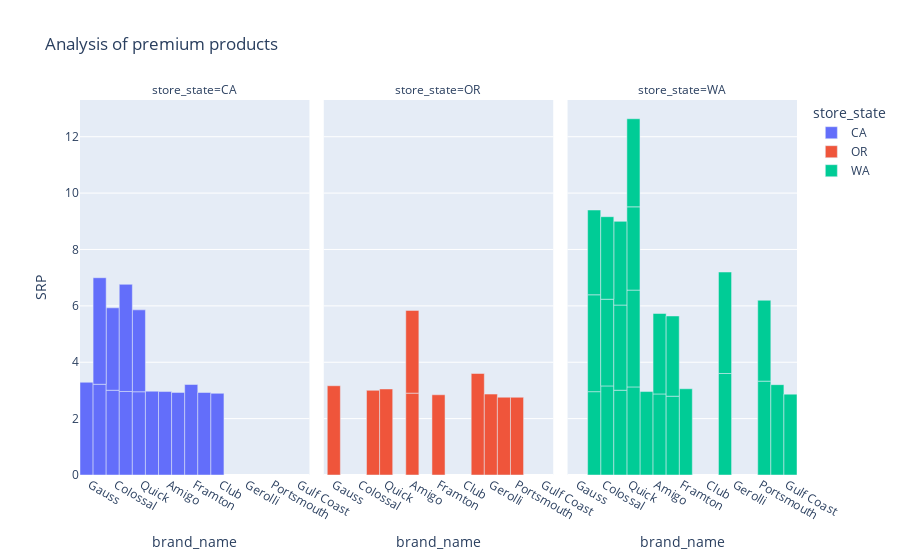

The notebook cell saved with this chart:
### Code cell
#Visualizing various premium brands at different stores in the united states.
fig = px.bar(top_store_srp, x="brand_name", color="store_state",
             y='SRP',
             title="Analysis of premium products",
             barmode='group',
             height=700,
             facet_col="store_state"
            )
fig.update_traces(width=1)
fig.show()

### Figure 1 — Plotly figure (JSON) as saved in the notebook; plotly's stock layout.template omitted (floating-point values rounded to 4 significant figures)
{"data": [{"alignmentgroup": "True", "hovertemplate": "store_state=CA<br>brand_name=%{x}<br>SRP=%{y}<extra></extra>", "legendgroup": "CA", "marker": {"color": "#636efa", "pattern": {"shape": ""}}, "name": "CA", "offsetgroup": "CA", "orientation": "v", "showlegend": true, "textposition": "auto", "type": "bar", "width": 1, "x": ["Gauss", "James Bay", "Colossal", "Medalist", "Quick", "Great", "Amigo", "Special", "Colossal", "Quick", "Medalist", "James Bay", "Framton", "Imagine", "Club"], "xaxis": "x", "y": [3.289, 3.218, 3.006, 2.963, 2.953, 2.973, 2.96, 2.93, 2.924, 2.904, 3.8, 3.78, 3.21, 2.927, 2.897], "yaxis": "y"}, {"alignmentgroup": "True", "hovertemplate": "store_state=OR<br>brand_name=%{x}<br>SRP=%{y}<extra></extra>", "legendgroup": "OR", "marker": {"color": "#EF553B", "pattern": {"shape": ""}}, "name": "OR", "offsetgroup": "OR", "orientation": "v", "showlegend": true, "textposition": "auto", "type": "bar", "width": 1, "x": ["Tip Top", "Medalist", "Amigo", "Gerolli", "Framton", "Gauss", "Quick", "Amigo", "ADJ", "Portsmouth"], "xaxis": "x2", "y": [3.6, 3.003, 2.903, 2.87, 2.846, 3.167, 3.051, 2.936, 2.76, 2.757], "yaxis": "y2"}, {"alignmentgroup": "True", "hovertemplate": "store_state=WA<br>brand_name=%{x}<br>SRP=%{y}<extra></extra>", "legendgroup": "WA", "marker": {"color": "#00cc96", "pattern": {"shape": ""}}, "name": "WA", "offsetgroup": "WA", "orientation": "v", "showlegend": true, "textposition": "auto", "type": "bar", "width": 1, "x": ["Tip Top", "Portsmouth", "Fantastic", "Great", "Gulf Coast", "Colossal", "Quick", "Framton", "James Bay", "Amigo", "Quick", "Medalist", "Portsmouth", "Amigo", "Special", "James Bay", "Colossal", "Medalist", "Quick", "Special", "Tip Top", "Quick", "James Bay", "Medalist", "Colossal"], "xaxis": "x3", "y": [3.6, 3.33, 3.205, 2.96, 2.868, 3.16, 3.125, 3.058, 2.956, 2.875, 3.434, 3.007, 2.868, 2.854, 2.795, 3.437, 3.075, 3.021, 2.953, 2.845, 3.6, 3.125, 3.007, 2.969, 2.928], "yaxis": "y3"}], "layout": {"annotations": [{"font": {}, "showarrow": false, "text": "store_state=CA", "x": 0.16, "xanchor": "center", "xref": "paper", "y": 1, "yanchor": "bottom", "yref": "paper"}, {"font": {}, "showarrow": false, "text": "store_state=OR", "x": 0.5, "xanchor": "center", "xref": "paper", "y": 1, "yanchor": "bottom", "yref": "paper"}, {"font": {}, "showarrow": false, "text": "store_state=WA", "x": 0.84, "xanchor": "center", "xref": "paper", "y": 1, "yanchor": "bottom", "yref": "paper"}], "autosize": true, "barmode": "group", "legend": {"title": {"text": "store_state"}, "tracegroupgap": 0}, "title": {"text": "Analysis of premium products"}, "xaxis": {"anchor": "y", "autorange": true, "domain": [0, 0.32], "range": [-0.7667, 16.77], "title": {"text": "brand_name"}, "type": "category"}, "xaxis2": {"anchor": "y2", "autorange": true, "domain": [0.34, 0.66], "matches": "x", "range": [-0.7667, 16.77], "title": {"text": "brand_name"}, "type": "category"}, "xaxis3": {"anchor": "y3", "autorange": true, "domain": [0.68, 1.0], "matches": "x", "range": [-0.7667, 16.77], "title": {"text": "brand_name"}, "type": "category"}, "yaxis": {"anchor": "x", "autorange": true, "domain": [0, 1], "range": [0, 13.3], "title": {"text": "SRP"}, "type": "linear"}, "yaxis2": {"anchor": "x2", "autorange": true, "domain": [0, 1], "matches": "y", "range": [0, 13.3], "showticklabels": false, "type": "linear"}, "yaxis3": {"anchor": "x3", "autorange": true, "domain": [0, 1], "matches": "y", "range": [0, 13.3], "showticklabels": false, "type": "linear"}}}
